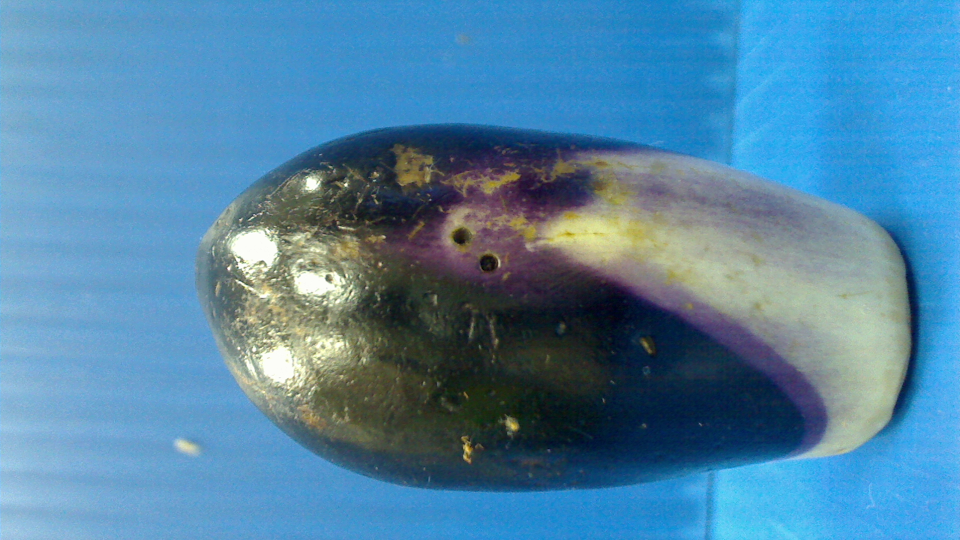
#> input picture DIP3/test/WormHole_2H.tif, 960 x 540 px
$ python ToGrayScale.py
#> lines starting #> are read from the running program, lines starting #| are printed output that depends on the picture
import numpy as np
from PIL import Image
import matplotlib.pyplot as plt

# Load image and convert to grayscale
src = 'WormHole_2H.tif'
org_img = Image.open(src)
#> org_img is the input picture: PIL image 960x540 RGB; mean R, G, B 81.1, 132.4, 165.2
img = Image.open(src).convert('L')
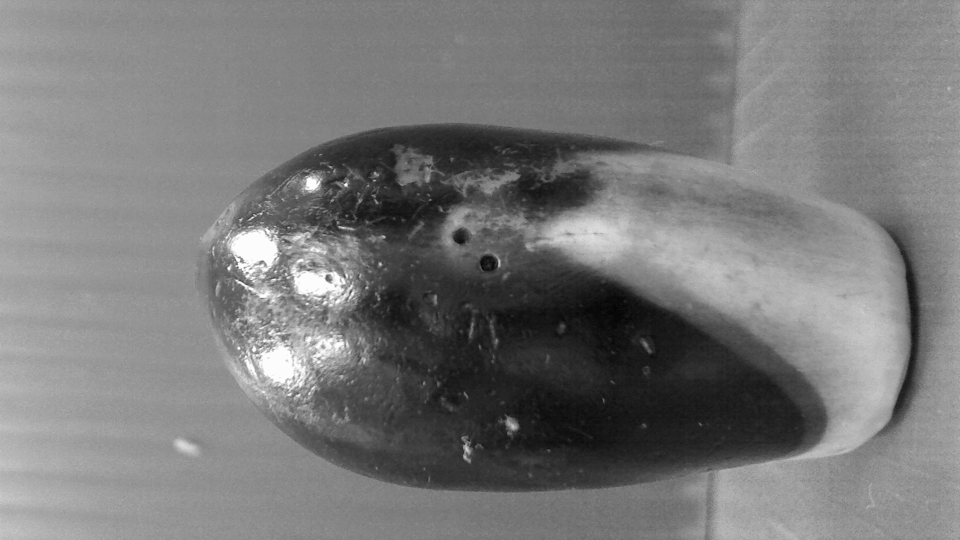
#> img: PIL image 960x540 L; min 3, max 255, mean 120.8
img = np.array(img)

# Apply binary threshold to segment wormholes
thresh = 50
binary = np.zeros_like(img)
binary[img < thresh] = 1

# Display original and segmented images
fig, axs = plt.subplots(nrows=1, ncols=2)
axs[0].imshow(org_img, cmap='gray')
axs[0].set_title('Original')
axs[1].imshow(img, cmap='gray')
axs[1].set_title('Grayscaled')
plt.show()
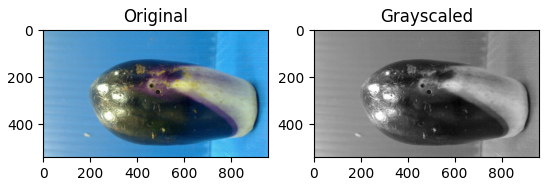
#> figure drawn by matplotlib, 2 panels

$ run again, with DIP3/test/WormHole_1H.tif copied over DIP3/test/WormHole_2H.tif
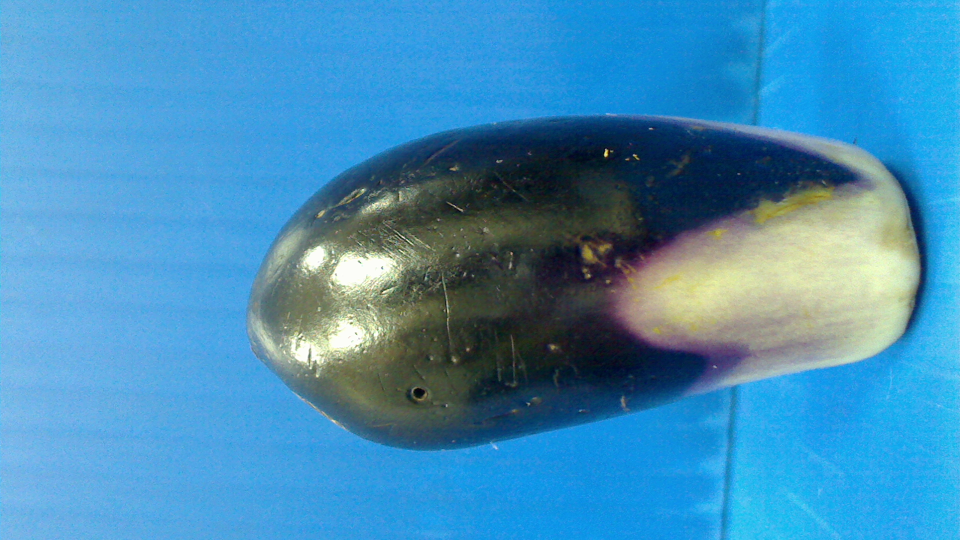
#> input picture DIP3/test/WormHole_1H.tif, 960 x 540 px
#> org_img is the input picture: PIL image 960x540 RGB; mean R, G, B 68.9, 142.3, 184.8
#> `img = Image.open(src).convert('L')`:
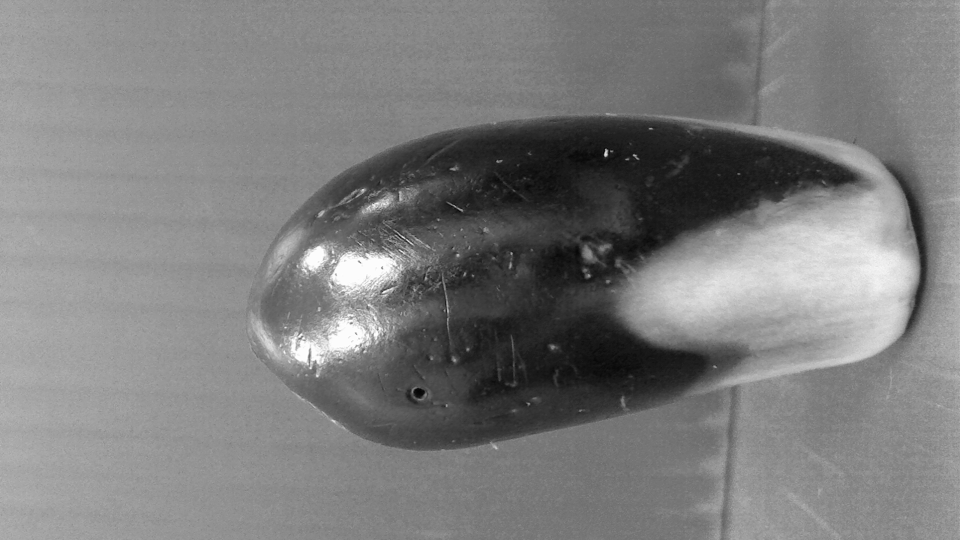
#> img: PIL image 960x540 L; min 4, max 255, mean 125.1
#> `plt.show()`:
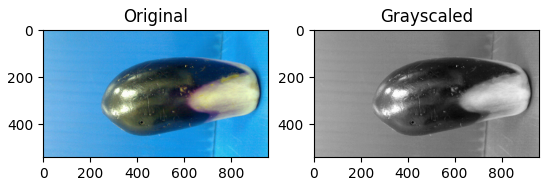
#> figure drawn by matplotlib, 2 panels
